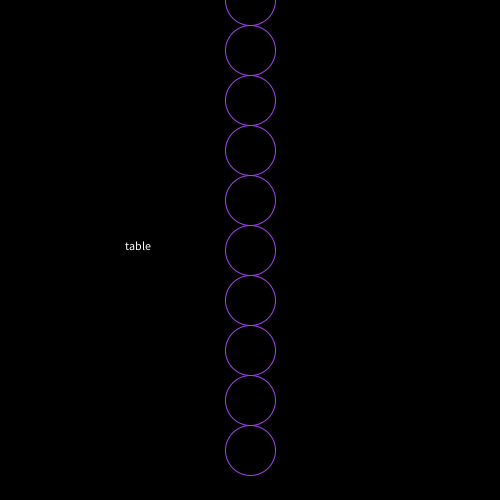
Frame 1 (no input)
Frame 60 (the mouse pressed at the canvas centre just before this capture): identical to frame 1, image omitted
Frame 120 (the mouse held since frame 60 and released just before this capture): identical to frame 1, image omitted

The Processing sketch that drew this single still picture (run headless with seeded random() and noise(); from frame 60 on, the mouse is pressed at the canvas centre):

// Processing sketch: lab_test_2
// ── lab_test_2.pde
int num = 500;
float[] posX = new float[num];
float[] posY = new float[num];
float[] size = new float[num];
String[] names = {"table", "can", "mat", "ash", "hole"};


void setup(){
  size(500,500);
  background(255);
   stroke(random(0,255),random(0,255),random(0,255));
  for(int x = 0; x<posX.length;x+=50){
    posX[x] = width/2;
    posY[x] = x;
    size[x] = 50;
    

  }
}
void draw(){
  background(0);
 

  for(int x=0;x<posX.length;x++){
noFill();
    circle(posX[x], posY[x], size[x]);
  }
  text(names[0], width/4,height/2);

}
